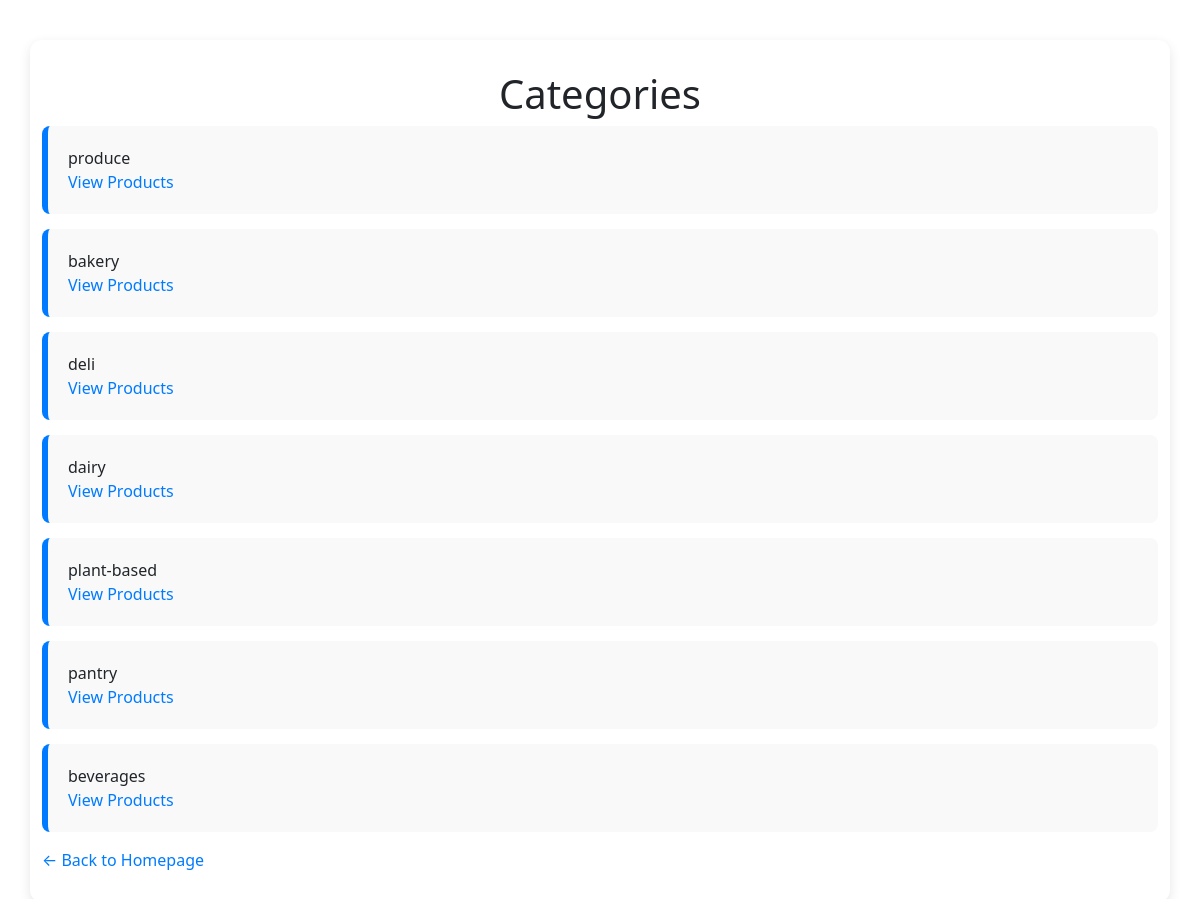
The page /categories on the database its author committed.
### models/category.py (models this page shows)
class Category(db.Model):
    __tablename__ = "categories"
    id = mapped_column(Integer, primary_key=True, autoincrement=True)
    name = mapped_column(String)
    products = relationship("Product", back_populates="category")

### app.py (the view)
@app.route("/categories")
def show_categories():
    categories = db.session.execute(db.select(Category)).scalars()
    return render_template("categories.html", data = categories)

### templates/categories.html (shortened to what this page needs)
{% extends "base.html" %}
{% block content %}
    <h1>Categories</h1>
    <ul class="customers-list">
        {% for category in data %}
        <li>
            <div class="customer-info">
                <span class="customer-name">{{ category.name }}</span>
            </div>
            <a class="customer-link" href="{{ url_for('category_products', category_name=category.name) }}">
                View Products
            </a>
        </li>
        {% endfor %}
    </ul>
    <a class="customer-link" href="{{ url_for('home') }}">← Back to Homepage</a>
{% endblock %}

### static/style.css (style rules this page uses)
body { background-color: #a3a2a2; color: #333; font-family: "Segoe UI", Tahoma, Geneva, Verdana, sans-serif; margin: 0; padding: 0; min-height: 100vh; }
h1 { color: #222; font-weight: 600; text-align: center; margin-bottom: 30px; }
ul.customers-list { list-style: none; padding: 0; }
ul.customers-list li { background-color: #f9f9f9; border-left: 6px solid #007BFF; margin-bottom: 15px; padding: 20px; border-radius: 8px; }
.customer-info { display: flex; justify-content: space-between; flex-wrap: wrap; }
.customer-link { color: #007BFF; text-decoration: none; }

### rows shown on the page
Category: name "produce"
Category: name "bakery"
Category: name "deli"
Category: name "dairy"
Category: name "plant-based"
Category: name "pantry"
Category: name "beverages"
